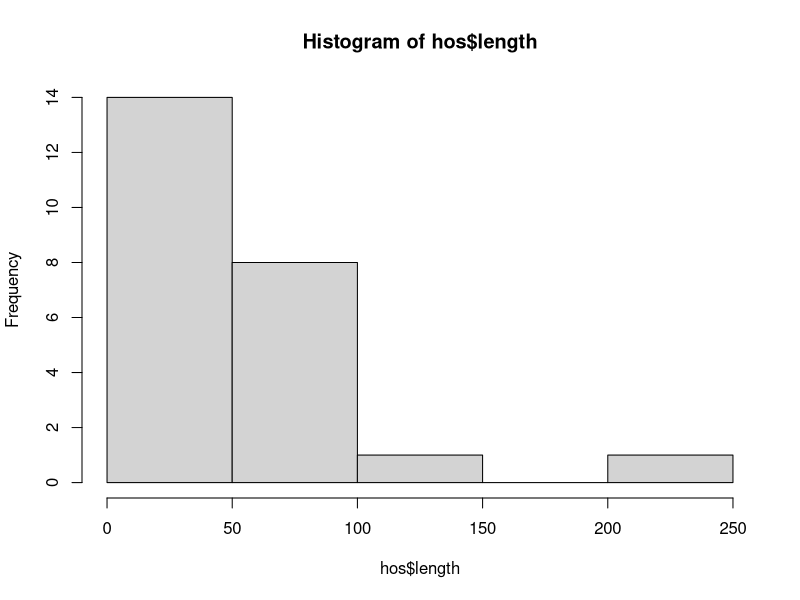
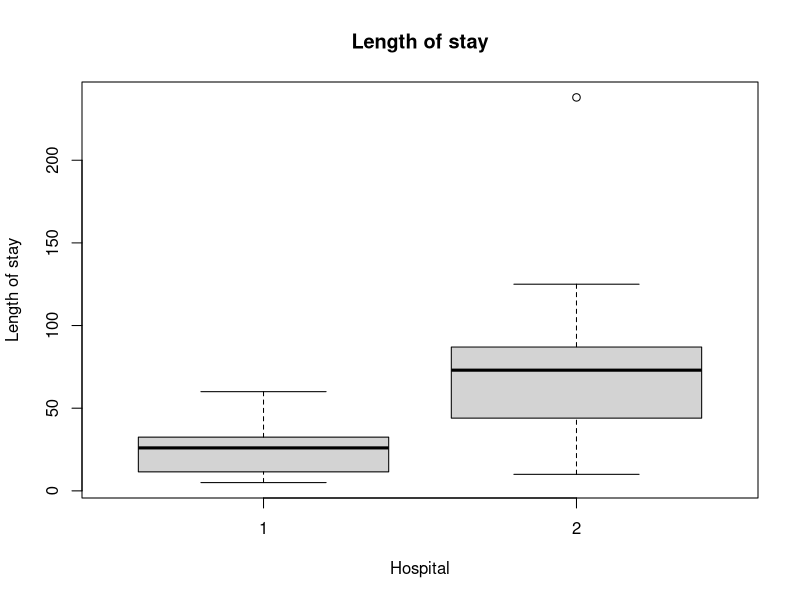
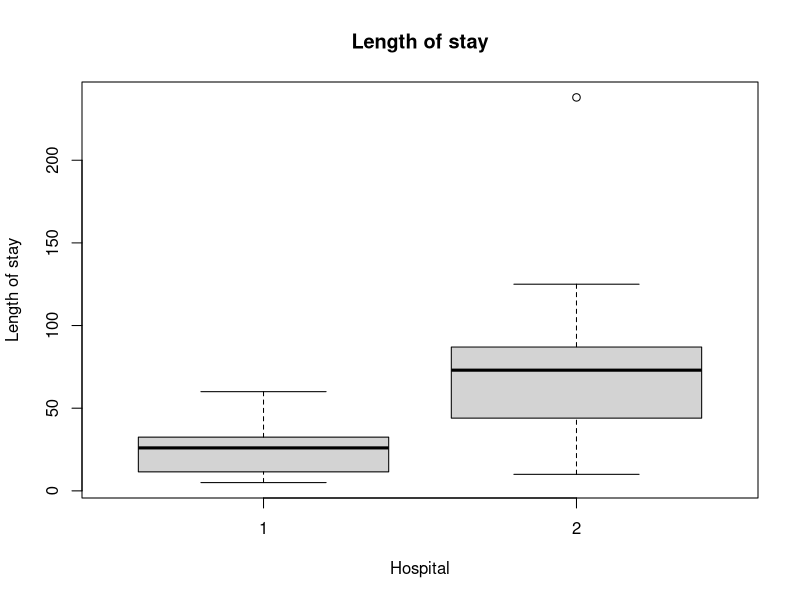

Write the R code that produced these figures, in order.
## ---- chunk 1
hospital <-c(rep(1, 11),rep(2, 13))
length <-c(21, 10, 32, 60, 8, 44, 29, 5, 13, 26, 33, 86, 27, 10, 68, 87, 76, 125, 60, 35, 73, 96, 44, 238)
hos <-data.frame(hospital, length)
hist(hos$length)
## ---- chunk 2
boxplot(length~as.factor(hospital),data=hos, main="Length of stay",xlab="Hospital", ylab="Length of stay")

## ---- chunk 3
boxplot(length~as.factor(hospital),data=hos, main="Length of stay",xlab="Hospital", ylab="Length of stay")
## ---- chunk 4
wilcox.test(length~hospital, data = hos,exact = FALSE)
